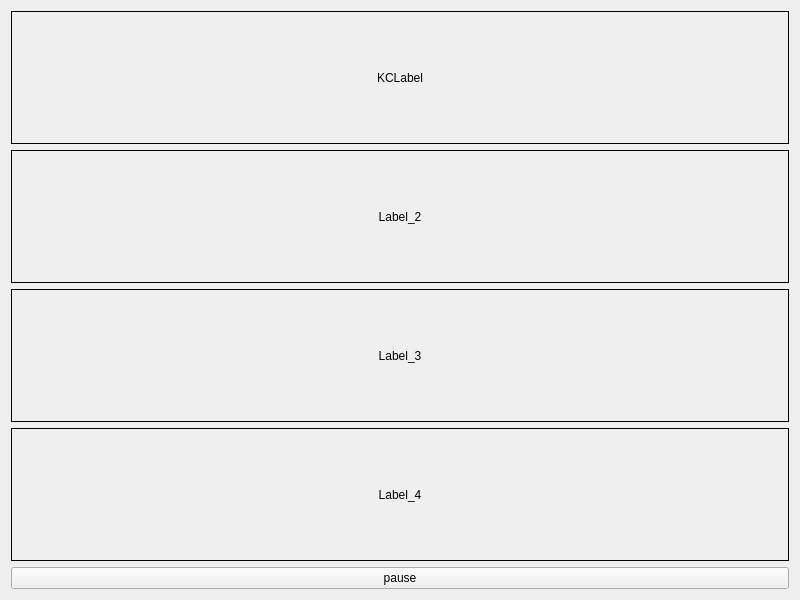
<?xml version="1.0" encoding="UTF-8"?>
<ui version="4.0">
 <class>Widget</class>
 <widget class="QWidget" name="Widget">
  <property name="geometry">
   <rect>
    <x>0</x>
    <y>0</y>
    <width>800</width>
    <height>600</height>
   </rect>
  </property>
  <property name="windowTitle">
   <string>Widget</string>
  </property>
  <layout class="QGridLayout" name="gridLayout">
   <item row="2" column="0">
    <widget class="QLabel" name="label_3">
     <property name="frameShape">
      <enum>QFrame::Panel</enum>
     </property>
     <property name="text">
      <string>Label_3</string>
     </property>
     <property name="alignment">
      <set>Qt::AlignCenter</set>
     </property>
    </widget>
   </item>
   <item row="0" column="0">
    <widget class="KCLabel" name="label">
     <property name="frameShape">
      <enum>QFrame::Box</enum>
     </property>
     <property name="text">
      <string>KCLabel</string>
     </property>
     <property name="alignment">
      <set>Qt::AlignCenter</set>
     </property>
    </widget>
   </item>
   <item row="1" column="0">
    <widget class="QLabel" name="label_2">
     <property name="frameShape">
      <enum>QFrame::Panel</enum>
     </property>
     <property name="text">
      <string>Label_2</string>
     </property>
     <property name="alignment">
      <set>Qt::AlignCenter</set>
     </property>
    </widget>
   </item>
   <item row="4" column="0">
    <widget class="QLabel" name="label_4">
     <property name="frameShape">
      <enum>QFrame::Panel</enum>
     </property>
     <property name="text">
      <string>Label_4</string>
     </property>
     <property name="alignment">
      <set>Qt::AlignCenter</set>
     </property>
    </widget>
   </item>
   <item row="5" column="0">
    <widget class="QPushButton" name="pushButton">
     <property name="text">
      <string>pause</string>
     </property>
    </widget>
   </item>
  </layout>
 </widget>
 <customwidgets>
  <customwidget>
   <class>KCLabel</class>
   <extends>QLabel</extends>
   <header location="global">kclabel.h</header>
  </customwidget>
 </customwidgets>
 <resources/>
 <connections/>
</ui>
